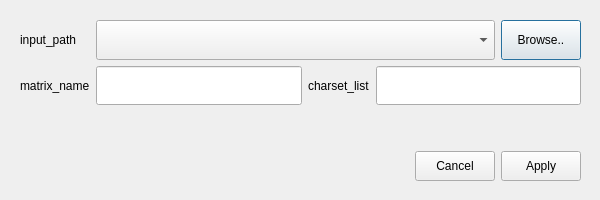
<?xml version="1.0" encoding="UTF-8"?>
<ui version="4.0">
 <class>ConcatenateDialog</class>
 <widget class="QDialog" name="ConcatenateDialog">
  <property name="geometry">
   <rect>
    <x>0</x>
    <y>0</y>
    <width>600</width>
    <height>200</height>
   </rect>
  </property>
  <property name="sizePolicy">
   <sizepolicy hsizetype="Fixed" vsizetype="Fixed">
    <horstretch>0</horstretch>
    <verstretch>0</verstretch>
   </sizepolicy>
  </property>
  <property name="minimumSize">
   <size>
    <width>600</width>
    <height>198</height>
   </size>
  </property>
  <property name="windowTitle">
   <string>Concatenate Dialog</string>
  </property>
  <widget class="QWidget" name="concatewidget">
   <property name="geometry">
    <rect>
     <x>20</x>
     <y>20</y>
     <width>561</width>
     <height>161</height>
    </rect>
   </property>
   <layout class="QVBoxLayout" name="verticalLayout_3">
    <property name="sizeConstraint">
     <enum>QLayout::SetNoConstraint</enum>
    </property>
    <item>
     <layout class="QHBoxLayout" name="horizontalLayout_4">
      <item>
       <layout class="QVBoxLayout" name="verticalLayout">
        <item>
         <widget class="QLabel" name="filedir_label">
          <property name="text">
           <string>input_path</string>
          </property>
         </widget>
        </item>
        <item>
         <widget class="QLabel" name="Matrix_label">
          <property name="text">
           <string>matrix_name</string>
          </property>
         </widget>
        </item>
       </layout>
      </item>
      <item>
       <layout class="QVBoxLayout" name="verticalLayout_2">
        <item>
         <layout class="QHBoxLayout" name="horizontalLayout">
          <item>
           <widget class="QComboBox" name="FileDirCombox">
            <property name="sizePolicy">
             <sizepolicy hsizetype="Expanding" vsizetype="Expanding">
              <horstretch>0</horstretch>
              <verstretch>0</verstretch>
             </sizepolicy>
            </property>
           </widget>
          </item>
          <item>
           <widget class="QPushButton" name="FileDirBtn">
            <property name="sizePolicy">
             <sizepolicy hsizetype="Fixed" vsizetype="Expanding">
              <horstretch>0</horstretch>
              <verstretch>0</verstretch>
             </sizepolicy>
            </property>
            <property name="text">
             <string>Browse..</string>
            </property>
           </widget>
          </item>
         </layout>
        </item>
        <item>
         <layout class="QHBoxLayout" name="horizontalLayout_3">
          <item>
           <widget class="QLineEdit" name="Matrix_lineEdit">
            <property name="sizePolicy">
             <sizepolicy hsizetype="Expanding" vsizetype="Expanding">
              <horstretch>0</horstretch>
              <verstretch>0</verstretch>
             </sizepolicy>
            </property>
           </widget>
          </item>
          <item>
           <widget class="QLabel" name="Charset_label">
            <property name="text">
             <string>charset_list</string>
            </property>
           </widget>
          </item>
          <item>
           <widget class="QLineEdit" name="Charset_lineEdit">
            <property name="sizePolicy">
             <sizepolicy hsizetype="Expanding" vsizetype="Expanding">
              <horstretch>0</horstretch>
              <verstretch>0</verstretch>
             </sizepolicy>
            </property>
           </widget>
          </item>
         </layout>
        </item>
       </layout>
      </item>
     </layout>
    </item>
    <item>
     <spacer name="verticalSpacer">
      <property name="orientation">
       <enum>Qt::Vertical</enum>
      </property>
      <property name="sizeType">
       <enum>QSizePolicy::Preferred</enum>
      </property>
      <property name="sizeHint" stdset="0">
       <size>
        <width>20</width>
        <height>40</height>
       </size>
      </property>
     </spacer>
    </item>
    <item>
     <layout class="QHBoxLayout" name="horizontalLayout_2">
      <item>
       <spacer name="horizontalSpacer">
        <property name="orientation">
         <enum>Qt::Horizontal</enum>
        </property>
        <property name="sizeType">
         <enum>QSizePolicy::Expanding</enum>
        </property>
        <property name="sizeHint" stdset="0">
         <size>
          <width>30</width>
          <height>30</height>
         </size>
        </property>
       </spacer>
      </item>
      <item>
       <widget class="QPushButton" name="CancelBtn">
        <property name="sizePolicy">
         <sizepolicy hsizetype="Minimum" vsizetype="Preferred">
          <horstretch>0</horstretch>
          <verstretch>0</verstretch>
         </sizepolicy>
        </property>
        <property name="text">
         <string>Cancel</string>
        </property>
       </widget>
      </item>
      <item>
       <widget class="QPushButton" name="ApplyBtn">
        <property name="sizePolicy">
         <sizepolicy hsizetype="Minimum" vsizetype="Preferred">
          <horstretch>0</horstretch>
          <verstretch>0</verstretch>
         </sizepolicy>
        </property>
        <property name="text">
         <string>Apply</string>
        </property>
       </widget>
      </item>
     </layout>
    </item>
   </layout>
  </widget>
 </widget>
 <resources/>
 <connections/>
</ui>
